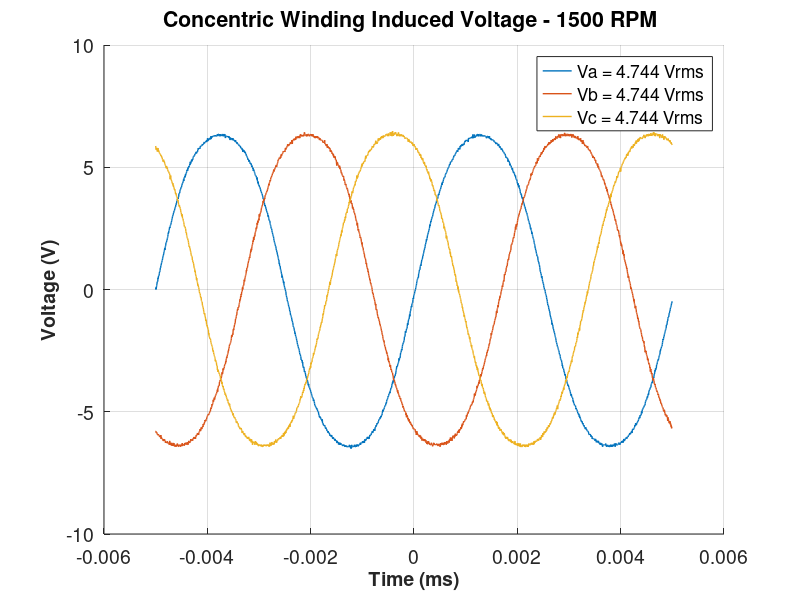

MATLAB code to generate this figure: (Note: this script raises an error after producing the figure.)
load('concentric.mat');

figure;
hold all;
plot(time_1500,phase_a_1500,'Linewidth',1);
plot(time_1500,phase_b_1500,'Linewidth',1);
plot(time_1500,phase_c_1500,'Linewidth',1);
set(gca,'FontSize',14);
xlabel('Time (ms)','FontSize',14,'FontWeight','Bold')
ylabel('Voltage (V)','FontSize',14,'FontWeight','Bold')
%  xlim([79000 81000]);
%  ylim([0 0.1]);
grid on
L7=sprintf('Va = %.3f Vrms ',rms(phase_a_1500));
L8=sprintf('Vb = %.3f Vrms ',rms(phase_a_1500));
L9=sprintf('Vc = %.3f Vrms ',rms(phase_a_1500));
legend(L7,L8,L9);
title('Concentric Winding Induced Voltage - 1500 RPM ');
%%

k_scaling = 4;          % scaling factor of the figure
% (You need to plot a figure which has a width of (8.8 * k_scaling)
% in MATLAB, so that when you paste it into your paper, the width will be
% scalled down to 8.8 cm  which can guarantee a preferred clearness.
k_width_hight = 2;      % width:hight ratio of the figure

width = 8.8 * k_scaling;
hight = width / k_width_hight;

%figure margins
top = 0.5;  % normalized top margin
bottom = 3;	% normalized bottom margin
left = 3.5;	% normalized left margin
right = 1;  % normalized right margin

% set default figure configurations
set(0,'defaultFigureUnits','centimeters');
set(0,'defaultFigurePosition',[0 0 width hight]);

set(0,'defaultLineLineWidth',1*k_scaling);
set(0,'defaultAxesLineWidth',0.25*k_scaling);

set(0,'defaultAxesGridLineStyle',':');
set(0,'defaultAxesYGrid','on');
set(0,'defaultAxesXGrid','on');

set(0,'defaultAxesFontName','Times New Roman');
set(0,'defaultAxesFontSize',8*k_scaling);

set(0,'defaultTextFontName','Times New Roman');
set(0,'defaultTextFontSize',8*k_scaling);

set(0,'defaultLegendFontName','Times New Roman');
set(0,'defaultLegendFontSize',8*k_scaling);

set(0,'defaultAxesUnits','normalized');
set(0,'defaultAxesPosition',[left/width bottom/hight (width-left-right)/width  (hight-bottom-top)/hight]);

set(0,'defaultAxesColorOrder',[0 0 0]);
set(0,'defaultAxesTickDir','out');

set(0,'defaultFigurePaperPositionMode','auto');

% you can change the Legend Location to whatever as you wish
set(0,'defaultLegendLocation','southeast');
set(0,'defaultLegendBox','on');
set(0,'defaultLegendOrientation','vertical');

figure;
hold all;
plot(time_2000,phase_a_2000,'-r','Linewidth',2);
plot(time_2000,phase_b_2000,'-g','Linewidth',2);
plot(time_2000,phase_c_2000,'-b','Linewidth',2);
set(gca,'FontSize',40);
xlabel('Time (ms)','FontSize',40,'FontWeight','Bold')
ylabel('Voltage (V)','FontSize',40,'FontWeight','Bold')
%  xlim([79000 81000]);
%  ylim([0 0.1]);
grid on
L10=sprintf('Va = %.3f Vrms ',rms(phase_a_2000));
L11=sprintf('Vb = %.3f Vrms ',rms(phase_a_2000));
L12=sprintf('Vc = %.3f Vrms ',rms(phase_a_2000));
legend(L10,L11,L12);
% title('Concentric Winding Induced Voltage - 2000 RPM ');

